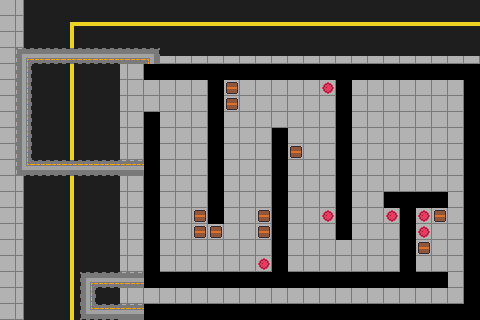

A 2D game scene composited from a Tiled map and its tileset images. What follows is a short description and the map's XML, with every tile layer's data as written:
An orthogonal 30x20 tile map with 16x16 px tiles, 3 tile layers (floor, props, walls).

<map version="1.8" tiledversion="1.8.4" orientation="orthogonal" renderorder="right-down" width="30" height="20" tilewidth="16" tileheight="16" infinite="0" nextlayerid="5" nextobjectid="1">
 <editorsettings>
  <export target="carte test 1bis.tmx" format="tmx" />
 </editorsettings>
 <tileset firstgid="1" source="tileset.tsx" />
 <layer id="1" name="floor" width="30" height="20">
  <data encoding="csv">
3,18,5,5,5,5,5,5,5,5,5,5,5,5,5,5,5,5,5,5,5,5,5,5,5,5,5,5,5,5,
3,18,5,5,11,7,7,7,7,7,7,7,7,7,7,7,7,7,7,7,7,7,7,7,7,7,7,7,7,7,
3,18,5,5,6,5,5,5,5,5,5,5,5,5,5,5,5,5,5,5,5,5,5,5,5,5,5,5,5,5,
3,18,5,5,6,5,5,25,21,21,21,21,21,21,21,21,21,21,21,21,21,21,21,21,21,21,21,21,21,21,
3,18,5,5,6,5,5,20,3,3,3,3,3,3,3,3,3,3,3,3,3,3,3,3,3,3,3,3,3,3,
3,18,5,5,6,5,5,20,3,3,3,3,3,3,3,3,3,3,3,3,3,3,3,3,3,3,3,3,3,3,
3,18,5,5,6,5,5,20,3,3,3,3,3,3,3,3,3,3,3,3,3,3,3,3,3,3,3,3,3,3,
3,18,5,5,6,5,5,20,3,3,3,3,3,3,3,3,3,3,3,3,3,3,3,3,3,3,3,3,3,3,
3,18,5,5,6,5,5,20,3,3,3,3,3,3,3,3,3,3,3,3,3,3,3,3,3,3,3,3,3,3,
3,18,5,5,6,5,5,20,3,3,3,3,3,3,3,3,3,3,3,3,3,3,3,3,3,3,3,3,3,3,
3,18,5,5,6,5,5,20,3,3,3,3,3,3,3,3,3,3,3,3,3,3,3,3,3,3,3,3,3,3,
3,18,5,5,6,5,5,20,3,3,3,3,3,3,3,3,3,3,3,3,3,3,3,3,3,3,3,3,3,3,
3,18,5,5,6,5,5,20,3,3,3,3,3,3,3,3,3,3,3,3,3,3,3,3,3,3,3,3,3,3,
3,18,5,5,6,5,5,20,3,3,3,3,3,3,3,3,3,3,3,3,3,3,3,3,3,3,3,3,3,3,
3,18,5,5,6,5,5,20,3,3,3,3,3,3,3,3,3,3,3,3,3,3,3,3,3,3,3,3,3,3,
3,18,5,5,6,5,5,20,3,3,3,3,3,3,3,3,3,3,3,3,3,3,3,3,3,3,3,3,3,3,
3,18,5,5,6,5,5,20,3,3,3,3,3,3,3,3,3,3,3,3,3,3,3,3,3,3,3,3,3,3,
3,18,5,5,6,5,5,20,3,3,3,3,3,3,3,3,3,3,3,3,3,3,3,3,3,3,3,3,3,3,
3,18,5,5,6,5,5,20,3,3,3,3,3,3,3,3,3,3,3,3,3,3,3,3,3,3,3,3,3,3,
3,18,5,5,6,5,5,20,3,3,3,3,3,3,3,3,3,3,3,3,3,3,3,3,3,3,3,3,3,3
</data>
 </layer>
 <layer id="3" name="props" width="30" height="20">
  <data encoding="csv">
0,0,0,0,0,0,0,0,0,0,0,0,0,0,0,0,0,0,0,0,0,0,0,0,0,0,0,0,0,0,
0,0,0,0,0,0,0,0,0,0,0,0,0,0,0,0,0,0,0,0,0,0,0,0,0,0,0,0,0,0,
0,0,0,0,0,0,0,0,0,0,0,0,0,0,0,0,0,0,0,0,0,0,0,0,0,0,0,0,0,0,
0,30,26,26,26,26,26,26,26,31,0,0,0,0,0,0,0,0,0,0,0,0,0,0,0,0,0,0,0,0,
0,29,0,0,0,0,0,0,0,0,0,0,0,0,0,0,0,0,0,0,0,0,0,0,0,0,0,0,0,0,
0,29,0,0,0,0,0,0,0,0,0,0,0,0,39,0,0,0,0,0,38,0,0,0,0,0,0,0,0,0,
0,29,0,0,0,0,0,0,0,0,0,0,0,0,39,0,0,0,0,0,0,0,0,0,0,0,0,0,0,0,
0,29,0,0,0,0,0,0,0,0,0,0,0,0,0,0,0,0,0,0,0,0,0,0,0,0,0,0,0,0,
0,29,0,0,0,0,0,0,0,0,0,0,0,0,0,0,0,0,0,0,0,0,0,0,0,0,0,0,0,0,
0,29,0,0,0,0,0,0,0,0,0,0,0,0,0,0,0,0,39,0,0,0,0,0,0,0,0,0,0,0,
0,33,27,27,27,27,27,27,27,0,0,0,0,0,0,0,0,0,0,0,0,0,0,0,0,0,0,0,0,0,
0,0,0,0,0,0,0,0,0,0,0,0,0,0,0,0,0,0,0,0,0,0,0,0,0,0,0,0,0,0,
0,0,0,0,0,0,0,0,0,0,0,0,0,0,0,0,0,0,0,0,0,0,0,0,0,0,0,0,0,0,
0,0,0,0,0,0,0,0,0,0,0,0,39,0,0,0,39,0,0,0,38,0,0,0,38,0,38,39,0,0,
0,0,0,0,0,0,0,0,0,0,0,0,39,39,0,0,39,0,0,0,0,0,0,0,0,0,38,0,0,0,
0,0,0,0,0,0,0,0,0,0,0,0,0,0,0,0,0,0,0,0,0,0,0,0,0,0,39,0,0,0,
0,0,0,0,0,0,0,0,0,0,0,0,0,0,0,0,38,0,0,0,0,0,0,0,0,0,0,0,0,0,
0,0,0,0,0,30,26,26,26,0,0,0,0,0,0,0,0,0,0,0,0,0,0,0,0,0,0,0,0,0,
0,0,0,0,0,29,0,0,0,0,0,0,0,0,0,0,0,0,0,0,0,0,0,0,0,0,0,0,0,0,
0,0,0,0,0,33,27,27,27,0,0,0,0,0,0,0,0,0,0,0,0,0,0,0,0,0,0,0,0,0
</data>
 </layer>
 <layer id="4" name="walls" width="30" height="20">
  <data encoding="csv">
0,0,0,0,0,0,0,0,0,0,0,0,0,0,0,0,0,0,0,0,0,0,0,0,0,0,0,0,0,0,
0,0,0,0,0,0,0,0,0,0,0,0,0,0,0,0,0,0,0,0,0,0,0,0,0,0,0,0,0,0,
0,0,0,0,0,0,0,0,0,0,0,0,0,0,0,0,0,0,0,0,0,0,0,0,0,0,0,0,0,0,
0,0,0,0,0,0,0,0,0,0,0,0,0,0,0,0,0,0,0,0,0,0,0,0,0,0,0,0,0,0,
0,0,0,0,0,0,0,0,0,1,1,1,1,1,1,1,1,1,1,1,1,1,1,1,1,1,1,1,1,1,
0,0,0,0,0,0,0,0,0,0,0,0,0,1,0,0,0,0,0,0,0,1,0,0,0,0,0,0,0,1,
0,0,0,0,0,0,0,0,0,0,0,0,0,1,0,0,0,0,0,0,0,1,0,0,0,0,0,0,0,1,
0,0,0,0,0,0,0,0,0,1,0,0,0,1,0,0,0,0,0,0,0,1,0,0,0,0,0,0,0,1,
0,0,0,0,0,0,0,0,0,1,0,0,0,1,0,0,0,1,0,0,0,1,0,0,0,0,0,0,0,1,
0,0,0,0,0,0,0,0,0,1,0,0,0,1,0,0,0,1,0,0,0,1,0,0,0,0,0,0,0,1,
0,0,0,0,0,0,0,0,0,1,0,0,0,1,0,0,0,1,0,0,0,1,0,0,0,0,0,0,0,1,
0,0,0,0,0,0,0,0,0,1,0,0,0,1,0,0,0,1,0,0,0,1,0,0,0,0,0,0,0,1,
0,0,0,0,0,0,0,0,0,1,0,0,0,1,0,0,0,1,0,0,0,1,0,0,1,1,1,1,0,1,
0,0,0,0,0,0,0,0,0,1,0,0,0,1,0,0,0,1,0,0,0,1,0,0,0,1,0,0,0,1,
0,0,0,0,0,0,0,0,0,1,0,0,0,0,0,0,0,1,0,0,0,1,0,0,0,1,0,0,0,1,
0,0,0,0,0,0,0,0,0,1,0,0,0,0,0,0,0,1,0,0,0,0,0,0,0,1,0,0,0,1,
0,0,0,0,0,0,0,0,0,1,0,0,0,0,0,0,0,1,0,0,0,0,0,0,0,1,0,0,0,1,
0,0,0,0,0,0,0,0,0,1,1,1,1,1,1,1,1,1,1,1,1,1,1,1,1,1,1,1,0,1,
0,0,0,0,0,0,0,0,0,0,0,0,0,0,0,0,0,0,0,0,0,0,0,0,0,0,0,0,0,1,
0,0,0,0,0,0,0,0,0,1,1,1,1,1,1,1,1,1,1,1,1,1,1,1,1,1,1,1,1,1
</data>
 </layer>
</map>
